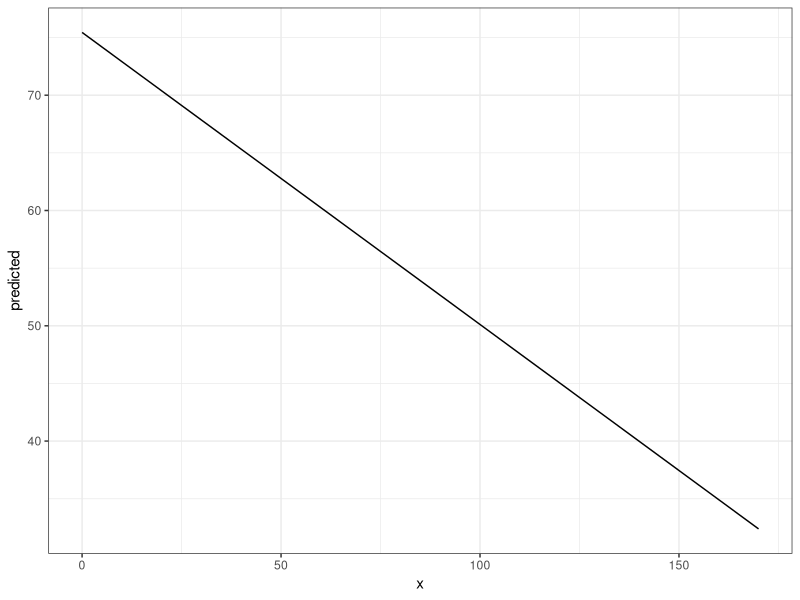
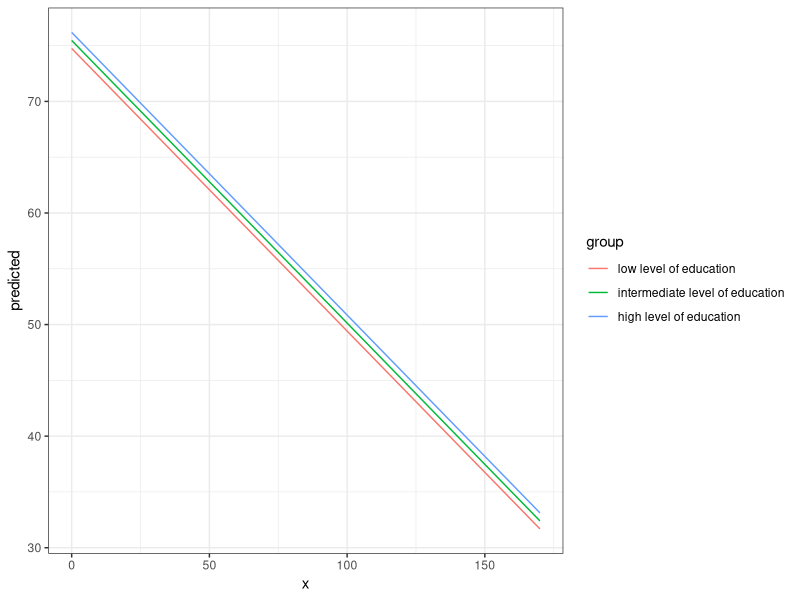
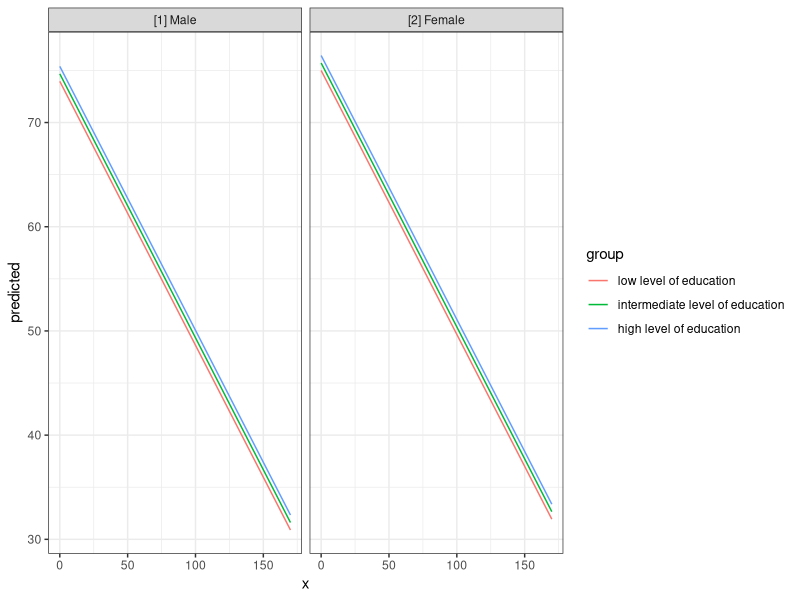
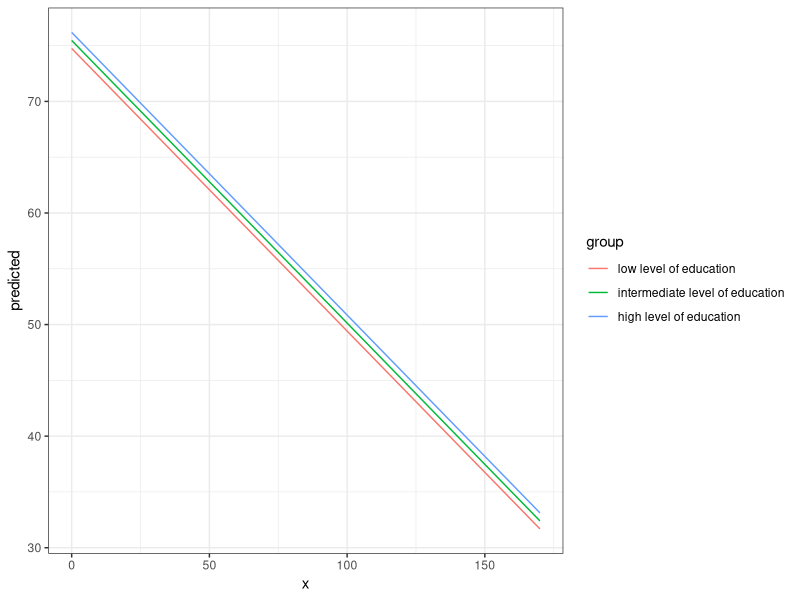
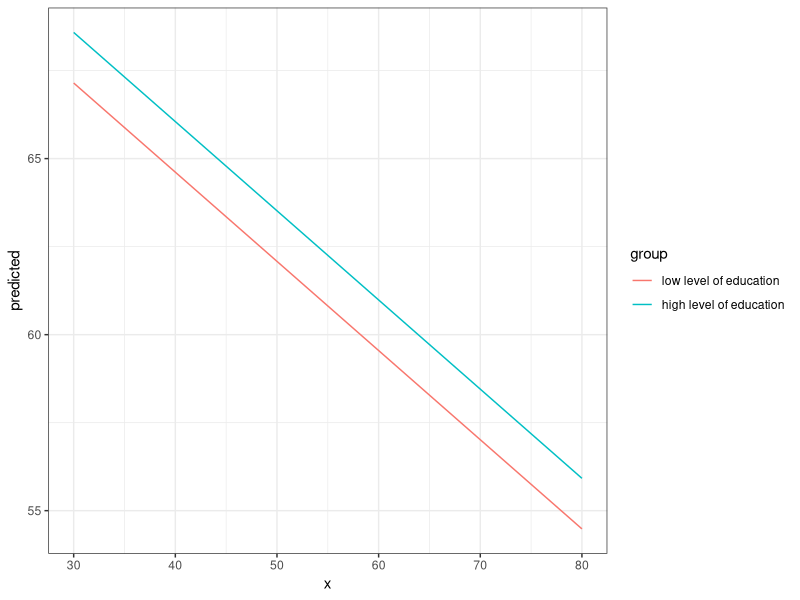
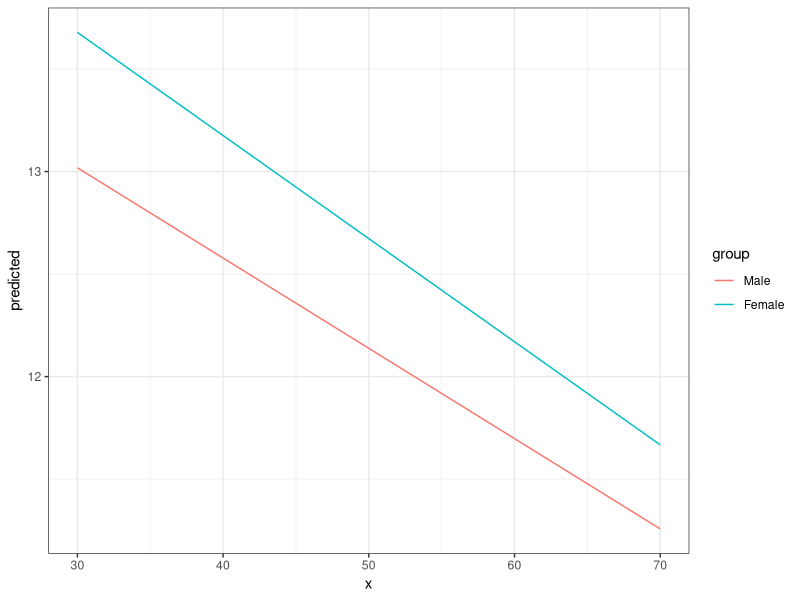
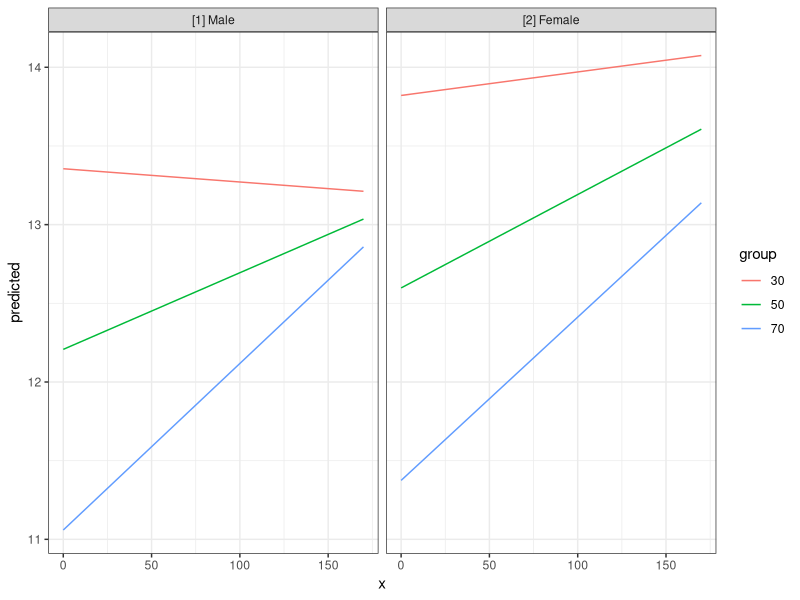
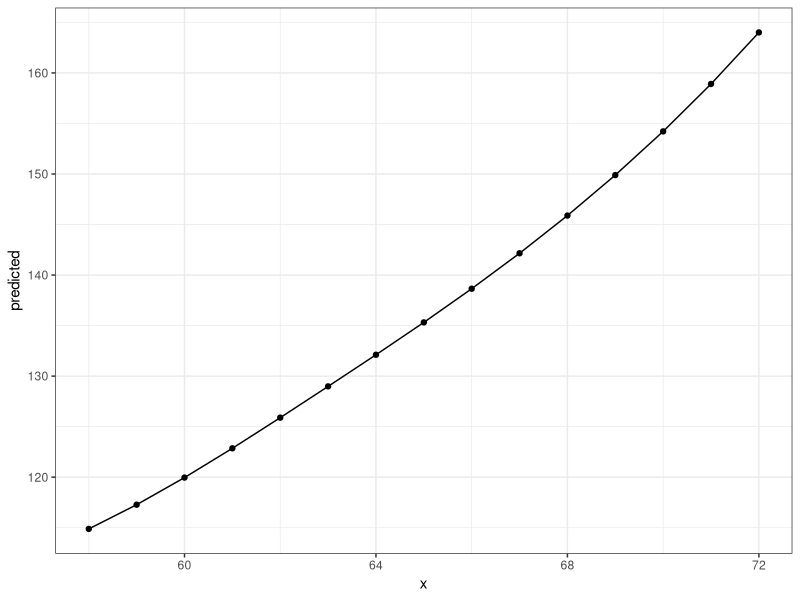

These charts were generated, in order, by the following R code: (Note: this script raises an error after producing the figures.)
## ---- chunk 1
knitr::opts_chunk$set(collapse = TRUE, comment = "#>", dev = "png", fig.width = 7, fig.height = 3.5, message = FALSE, warning = FALSE)
options(width = 800, tibble.width = Inf)
## ---- chunk 2
library(ggeffects)
data(efc)
fit <- lm(barthtot ~ c12hour + neg_c_7 + c161sex + c172code, data = efc)

ggpredict(fit, terms = "c12hour")
## ---- chunk 3
library(ggplot2)
theme_set(theme_bw())

mydf <- ggpredict(fit, terms = "c12hour")
ggplot(mydf, aes(x, predicted)) + geom_line()
## ---- chunk 4
ggpredict(fit, terms = c("c12hour", "c172code"))
## ---- chunk 5
mydf <- ggpredict(fit, terms = c("c12hour", "c172code"))
ggplot(mydf, aes(x, predicted, colour = group)) + geom_line()
## ---- chunk 6
mydf <- ggpredict(fit, terms = c("c12hour", "c172code", "c161sex"))
mydf
ggplot(mydf, aes(x, predicted, colour = group)) + 
  geom_line() + 
  facet_wrap(~facet)
## ---- chunk 7
mydf <- ggaverage(fit, terms = c("c12hour", "c172code"))
ggplot(mydf, aes(x, predicted, colour = group)) + geom_line()
## ---- chunk 8
mydf <- ggpredict(fit, terms = c("c12hour [30, 50, 80]", "c172code [1,3]"))
mydf
ggplot(mydf, aes(x, predicted, colour = group)) + geom_line()
## ---- chunk 9
library(sjmisc)
data(efc)

# make categorical
efc$c161sex <- to_factor(efc$c161sex)

# fit model with interaction
fit <- lm(neg_c_7 ~ c12hour + barthtot * c161sex, data = efc)

# select only levels 30, 50 and 70 from continuous variable Barthel-Index
mydf <- ggpredict(fit, terms = c("barthtot [30,50,70]", "c161sex"))
ggplot(mydf, aes(x, predicted, colour = group)) + geom_line()
## ---- chunk 10
# fit model with 3-way-interaction
fit <- lm(neg_c_7 ~ c12hour * barthtot * c161sex, data = efc)

# select only levels 30, 50 and 70 from continuous variable Barthel-Index
mydf <- ggpredict(fit, terms = c("c12hour", "barthtot [30,50,70]", "c161sex"))

ggplot(mydf, aes(x, predicted, colour = group)) + 
  geom_line() +
  facet_wrap(~facet)
## ---- chunk 11
library(splines)
data(women)

fm1 <- lm(weight ~ bs(height, df = 5), data = women)
dat <- ggpredict(fm1, "height")

ggplot(dat, aes(x, predicted)) + 
  geom_line() +
  geom_point()
## ---- chunk 12
get_x_title(mydf)
get_y_title(mydf)

ggplot(mydf, aes(x, predicted, colour = group)) + 
  geom_line() +
  facet_wrap(~facet) +
  labs(
    x = get_x_title(mydf),
    y = get_y_title(mydf),
    colour = get_legend_title(mydf)
  )
## ---- chunk 13
data(efc)
efc$c172code <- to_label(efc$c172code)
fit <- lm(barthtot ~ c12hour + neg_c_7 + c161sex + c172code, data = efc)

# facet by group
dat <- ggpredict(fit, terms = c("c12hour", "c172code"))
plot(dat, facet = TRUE)
# don't use facets, b/w figure, w/o confidence bands
plot(dat, colors = "bw", ci = FALSE)
# plot raw data
dat <- ggpredict(fit, terms = c("c12hour", "c172code"))
plot(dat, rawdata = TRUE)
# for three variables, automatic facetting
dat <- ggpredict(fit, terms = c("c12hour", "c172code", "c161sex"))
plot(dat)
# categorical variables have errorbars
dat <- ggpredict(fit, terms = c("c172code", "c161sex"))
plot(dat)
